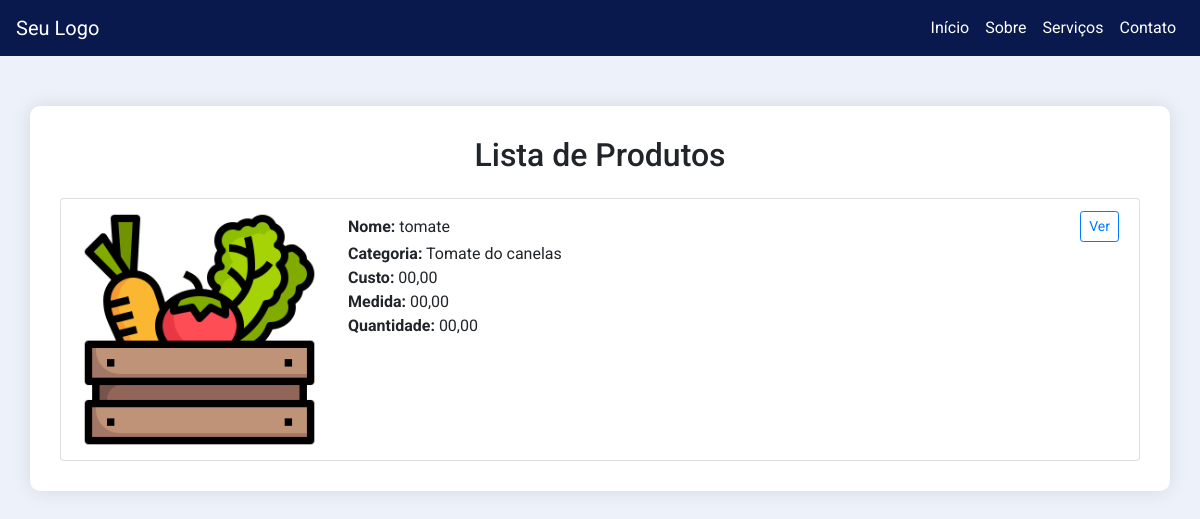
The page /produto/listar on the database as committed earlier.
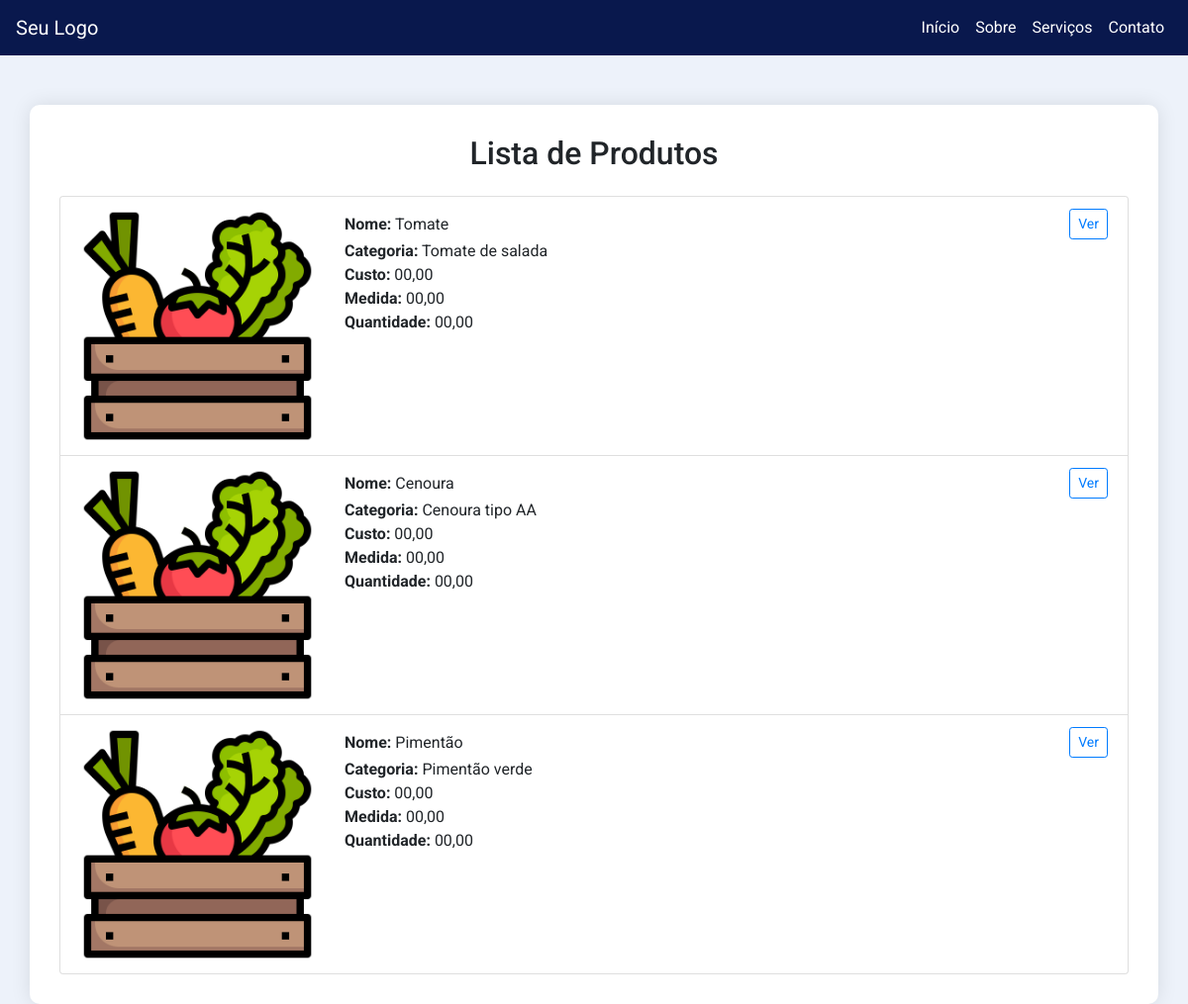
The same page on the database as committed later.
### model.py (models this page shows)
class Product(SQLModel, table=True):
	id: Optional[int] = Field(default=None, primary_key=True)
	name: str
	description: str

### product.py (the view)
@product.route('/listar', methods = ['GET','POST'])
def list():
    data = model.get_person()
    if data==[]:
        model.add_person()
    data = model.get_list_filter_product()
    return render_template('product/list.html' , data=data )

### model.py (called while the page is built)
def get_list_filter_product():
	with Session(engine) as session:
		query = select(Product)
		data = session.exec(query).all()
		return data

def get_person():
	with Session(engine) as session:
		query = select(Person)
		data = session.exec(query).all()
		return data

### templates/product/list.html
{% extends 'base.html' %}
{% block content %}
<div class="container">
  <h2 class="text-center mb-4">Lista de Produtos</h2>
  <ul class="list-group">
    {% for product in data %}
    <li class="list-group-item">
      <div class="row">
        <div class="col-md-3 col-3">
          <img src="{{url_for('static', filename='img/icone2.png')}} " alt="{{ product.name }}" class="img-fluid">
        </div>
        <div class="col-md-9 col-9">
          <div class="d-flex justify-content-between align-items-center">
            <div>
              <strong>Nome:</strong> {{ product.name }}
            </div>
            <a href="{{url_for('product.view', id=product.id )}}" class="btn btn-outline-primary btn-sm">Ver</a>
          </div>
          <strong>Categoria:</strong> {{ product.description }}<br>
          <strong>Custo:</strong> 00,00 <br>
          <strong>Medida:</strong> 00,00 <br>
          <strong>Quantidade:</strong> 00,00<br>
        </div>
      </div>
    </li>
    {% endfor %}
  </ul>
</div>
{% endblock %}

### templates/base.html (shortened to what this page needs)
<!DOCTYPE html>
<html lang="en">
<head>
  <link rel="stylesheet" href="https://stackpath.bootstrapcdn.com/bootstrap/4.5.2/css/bootstrap.min.css">
</head>
<body>
  <nav class="navbar navbar-expand-lg navbar-dark">
    <a class="navbar-brand" href="#">Seu Logo</a>
    <div class="collapse navbar-collapse" id="navbarNav">
      <ul class="navbar-nav ml-auto">
        <li class="nav-item active">
          <a class="nav-link" href="#">Início <span class="sr-only">(current)</span></a>
        </li>
        <li class="nav-item">
          <a class="nav-link" href="#">Sobre</a>
        </li>
        <li class="nav-item">
          <a class="nav-link" href="#">Serviços</a>
        </li>
        <li class="nav-item">
          <a class="nav-link" href="#">Contato</a>
        </li>
      </ul>
    </div>
  </nav>
    {% block content %}{% endblock %}
</body>
</html>

### templates/base.html (style rules this page uses)
body { font-family: 'Roboto', sans-serif; background-color: #edf2fa; }
.container { background-color: #fff; border-radius: 10px; box-shadow: 0px 0px 20px 0px rgba(0, 0, 0, 0.1); padding: 30px; margin-top: 50px; }
.navbar { background-color: #09184d !important; }
.navbar-dark .navbar-nav .nav-link { color: #fff !important; }
.navbar-dark .navbar-brand { color: #fff !important; }

Rows that differ between the two databases and show on the page:
changed Product: name "tomate" → "Tomate"; description "Tomate do canelas" → "Tomate de salada"
added Product: name "Cenoura", description "Cenoura tipo AA"
added Product: name "Pimentão", description "Pimentão verde"
